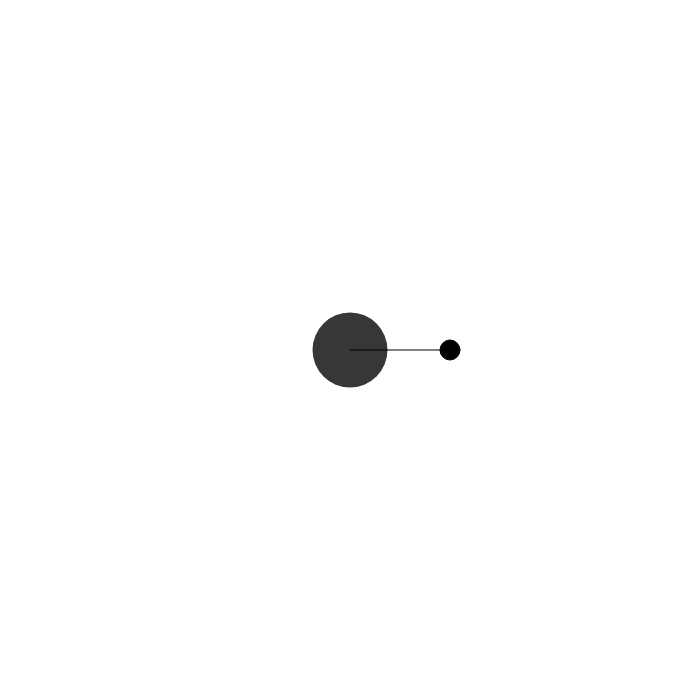
Frame 1 (no input)
Frame 60 (no input): identical to frame 1, image omitted
Frame 120 (the mouse pressed at the canvas centre since frame 60): identical to frame 1, image omitted

The p5.js sketch that drew this single still picture (run headless with seeded random() and noise() and a simulated clock; from frame 60 on, the mouse is pressed at the canvas centre):

// p5.js sketch
// ── sketch.js
let angle = 0;
let lineLength = 100;
let circleRadius = 20;
let lineEndX, lineEndY;
let isDragging = false;
let centerCircleSize = 50; // Größere Größe des verblassten Kreises
let centerCircleColor = 0;

function setup() {
  createCanvas(700, 700);
}

function draw() {
  background(255);
  fill(0);
  stroke(0);

  translate(width / 2, height / 2);

  lineEndY = sin(radians(angle)) * lineLength;
  lineEndX = cos(radians(angle)) * lineLength;

  if (dist(mouseX - width / 2, mouseY - height / 2, lineEndX, lineEndY) < circleRadius / 2) {
    cursor(MOVE);
  } else {
    cursor(ARROW);
  }

  if (dist(mouseX - width / 2, mouseY - height / 2, lineEndX, lineEndY) < circleRadius / 2 && mouseIsPressed) {
    isDragging = true;
  }

  if (!mouseIsPressed) {
    isDragging = false;
  }

  if (isDragging) {
    let dx = mouseX - width / 2;
    let dy = mouseY - height / 2;
    angle = degrees(atan2(dy, dx));
    console.log("Hallo");

    if (angle < 0) {
      angle += 360;
    }

    centerCircleSize = map(angle, 0, 360, 25, min(width, height) / 2);
    centerCircleColor = map(angle, 0, 360, 0, 255);

    centerCircleSize = constrain(centerCircleSize, 25, min(width, height) / 2);
  }

  noStroke();
  fill(centerCircleColor, 200); // Reduziere die Deckkraft des Kreises auf 50
  ellipse(0, 0, centerCircleSize * 1.5); // Größere Größe des verblassten Kreises

  fill(0);
  stroke(0);
  line(0, 0, lineEndX, lineEndY);
  ellipse(lineEndX, lineEndY, circleRadius);
}
